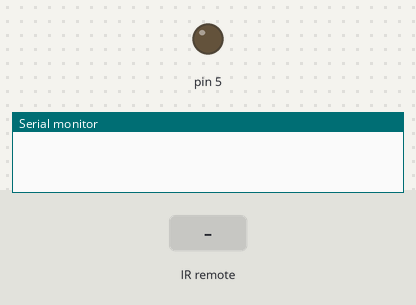
A sketch run on a simulated Arduino Uno, built with avr-gcc and run on an emulated ATmega328P. Parts: output pins drawn as LEDs (lit = HIGH), the last lines printed to the serial monitor. The test bench sets the inputs (shaded band).

Above: at 1.2 s.
1.3 s: infrared code 0xFFA25D received
At 3.2 s:
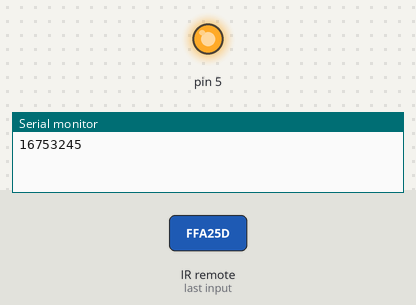
3.8 s: infrared code 0xFF629D received
At 5.1 s:
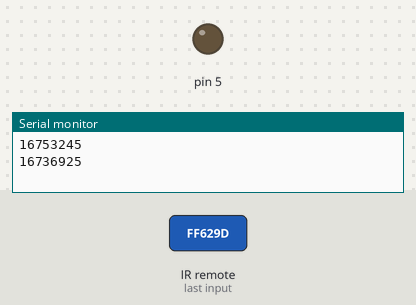
Timing chart, 0 to 6.8 s (numbered marks = the images above; inputs shaded):
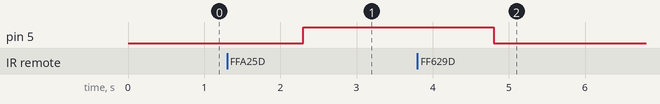

Measured:
- after the input at 1.3 s, pin 5: LOW → HIGH after 1.0 s
- after the input at 3.8 s, pin 5: HIGH → LOW after 1.0 s

The sketch:

IR_REMOTE.ino
```cpp
#include <IRremote.h>

// Define sensor pin
const int RECV_PIN = 2;

// Define IR Receiver and Results Objects
IRrecv irrecv(RECV_PIN);
decode_results results;


void setup(){
  // Serial Monitor @ 9600 baud
  Serial.begin(9600);
  pinMode(5, OUTPUT);
  irrecv.enableIRIn();
}

void loop(){
  if (irrecv.decode(&results)){

        Serial.println(results.value);
        delay(1000);
        if(results.value==16753245){digitalWrite(5, HIGH);}
        else if(results.value==16736925){digitalWrite(5, LOW);
        }
        irrecv.resume();

  }
}
```
